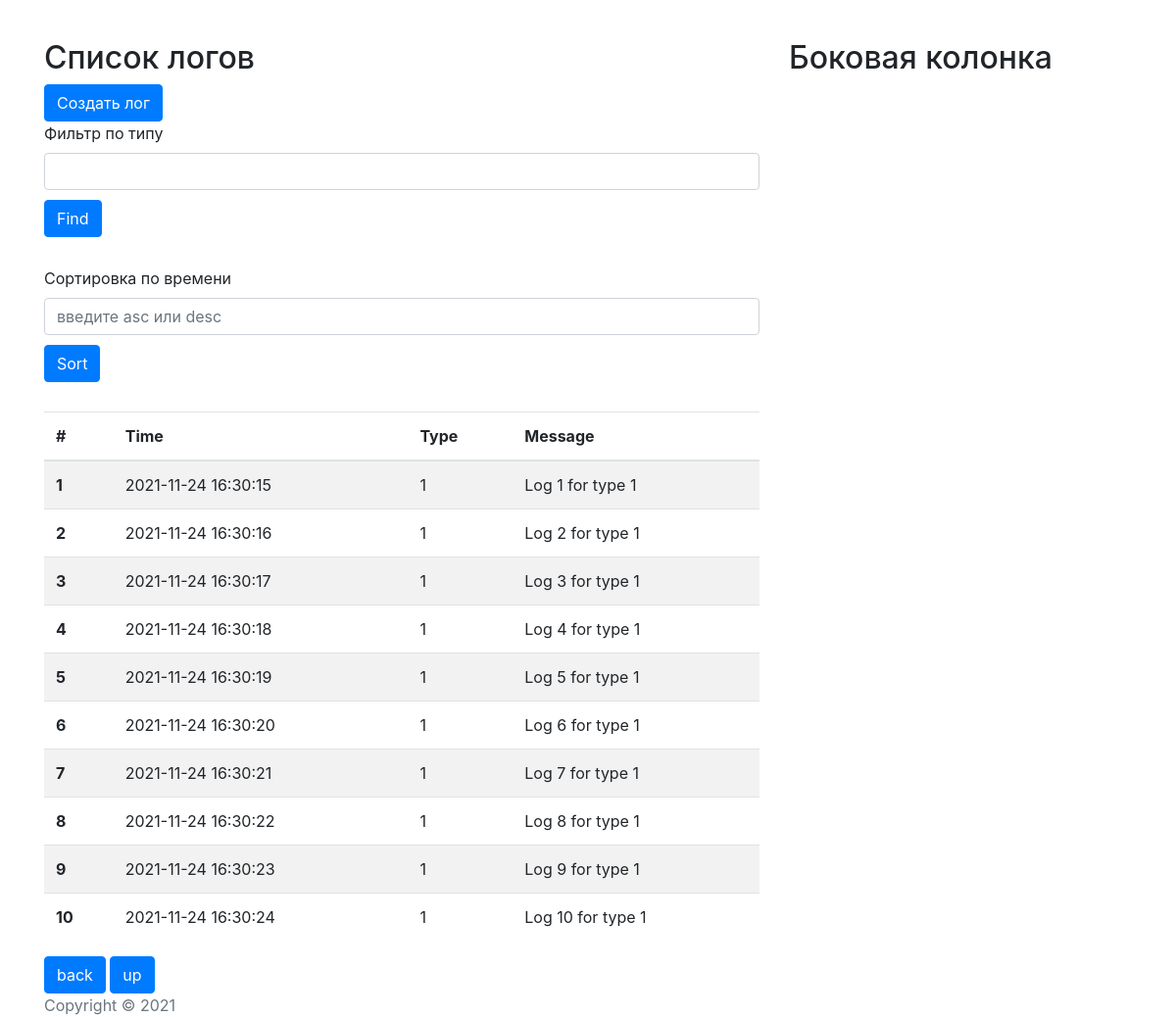
The page / on the database its author committed.
### tables this page shows
CREATE TABLE `logs` (
    `id` int(10) unsigned NOT NULL AUTO_INCREMENT,
    `ts` timestamp NOT NULL,
    `type` int(11) NOT NULL,
    `message` text NOT NULL,
    PRIMARY KEY (`id`)
);

### src/Controller/IndexAction.php (called while the page is built, shortened)
<?php
class IndexAction
{
    private int $perPage;
    public function __construct(int $perPage)
    {
        $this->perPage = $perPage;
    }
    public function __invoke(RequestInterface $request): HtmlResponse
    {
        $type = $request->getQueryParams()['type'] ?? '';
        $sort = $request->getQueryParams()['ts'] ?? '';
        $page = $request->getQueryParams()['page'] ?? 1;
        $offset = ($page - 1) * $this->perPage;
        $logs = Log::find($offset, $this->perPage, ['type' => $type, 'ts' => $sort]);
        return new HtmlResponse(View::render('home', [
            'title' => 'Home page',
            'logs' => $logs,
            'page' => $page,
            'type' => $type
        ]));
    }
}

### public/index.php (called while the page is built, shortened)
<?php
$request = RequestFactory::fromGlobals();
$routeCollection = require_once 'config/routes.php';
$router = new Router($routeCollection);
$container = new Container(require_once 'config/services.php');
$container->set('params', require_once 'config/params.php');
try {
    $result = $router->match($request);
    $resolver = $container->get(Resolver::class);
    $action = $resolver->resolve($result->getHandler());
    $response = $action($request);
} catch(\Exception $e) {
    $response = (new JsonResponse(['error' => $e->getMessage()], 404))
        ->withHeader('ERROR', 'some_error');
}

### src/Module/Log/Entity/Log.php (called while the page is built, shortened)
<?php
class Log extends Model
{
    private $id;
    private $ts;
    private $type;
    private $message;
    protected static function table(): string
    {
        return 'logs';
    }
    protected static function hydrator(): object
    {
        return new self::$hydrator;
    }
    public function getId(): int
    {
        return $this->id;
    }
    public function setId(int $id): self
    {
        $this->id = $id;
        return $this;
    }
    public function setTs(\DateTime $ts): self
    {
        $this->ts = $ts;
        return $this;
    }
    public function getType(): int
    {
        return $this->type;
    }
    public function setType(int $type): self
    {
        $this->type = $type;
        return $this;
    }
    public function getMessage(): string
    {
        return $this->message;
    }
    public function setMessage(string $message): self
    {
        $this->message = $message;
        return $this;
    }
    public function getDate(): string
    {
        return $this->ts->format('Y-m-d H:i:s');
    }
}

### core/Base/Model.php (called while the page is built, shortened)
<?php
abstract class Model
{
    public static function find($offset, $perPage, array $params = []): array
    {
        $dbh = DataBase::getInstance();
        if ($params['type']) {
            $stmt = $dbh->prepare("SELECT * FROM " . static::table() . " WHERE type = ${params['type']} LIMIT ${offset}, ${perPage}");
        } else if ($params['ts']) {
            $sortBy = strtoupper($params['ts']);
            $stmt = $dbh->prepare("SELECT * FROM " . static::table() . " ORDER BY ts ${sortBy} LIMIT ${offset}, ${perPage}");
        } else {
            $stmt = $dbh->prepare("SELECT * FROM " . static::table() . " LIMIT ${offset}, ${perPage}");
        }
        $stmt->execute();
        $hydtator = static::hydrator();
        $models = [];
        foreach ($stmt->fetchAll(\PDO::FETCH_ASSOC) as $data) {
            $models[] = $hydtator->hydrate($data);
        }
        return $models;
    }
}

### src/Module/Log/Hydrator/Hydrator.php (called while the page is built, shortened)
<?php
class Hydrator
{
    public function hydrate(array $data): object
    {
        return (new Log())
            ->setId((int) $data['id'])
            ->setTs(new \DateTime($data['ts']))
            ->setType((int) $data['type'])
            ->setMessage($data['message'])
        ;
    }
}

### core/Http/Request/Request.php (called while the page is built, shortened)
<?php
class Request implements RequestInterface
{
    private array $queryParams;
    public function __construct(array $queryParams = [], $parsedBody = null, $server = [])
    {
        $this->queryParams = $queryParams;
    }
    public function getQueryParams(): array
    {
        return $this->queryParams;
    }
}

### core/Http/Response/Response.php (called while the page is built, shortened)
<?php
abstract class Response implements ResponseInterface
{
    protected $body;
    public function __construct($body, $status = 200)
    {
        $this->body = $body;
    }
    public function getBody()
    {
        return $this->body;
    }
}

### resources/views/home.phtml (the view, shortened to what this page needs)
<h2 style="display: inline-block; margin-right: 390px;">Список логов</h2>
<a href="<?php echo '/create'  ?>" class="btn btn-primary">Создать лог</a>
<form>
    <label for="type">Фильтр по типу</label>
    <input class="form-control" type="text" name="type" id="type">
    <input class="btn btn-primary" style="margin: 10px 0 30px 0;" type="submit" value="Find">
</form>
<form>
    <label for="type">Сортировка по времени</label>
    <input class="form-control" type="text" name="ts" id="ts" placeholder="введите asc или desc">
    <input class="btn btn-primary" style="margin: 10px 0 30px 0;" type="submit" value="Sort">
</form>
<?php if (count($logs) > 0): ?>
    <table class="table table-striped">
        <thead>
        <tr>
            <th scope="col">#</th>
            <th scope="col">Time</th>
            <th scope="col">Type</th>
            <th scope="col">Message</th>
        </tr>
        </thead>
        <tbody>
        <?php foreach ($logs as $log): ?>
            <tr>
                <th scope="row"><?= $log->getId() ?></th>
                <td><?= $log->getDate() ?></td>
                <td><?= $log->getType() ?></td>
                <td><?= $log->getMessage() ?></td>
            </tr>
        <?php endforeach; ?>
        </tbody>
    </table>
<?php else: ?>
    <h3>Логи закончились!</h3>
<?php endif ?>
<a href="<?php echo sprintf('/?page=%s&type=%s', $page >= 2 ? $page - 1 : 1, $type) ?>" class="btn btn-primary">back</a>
<a href="<?php echo sprintf('/?page=%s&type=%s', $page + 1, $type) ?>" class="btn btn-primary">up</a>

### resources/views/layout.phtml (shortened to what this page needs)
<!doctype html>
<html lang="ru">
<head>
    <link rel="stylesheet" href="https://maxcdn.bootstrapcdn.com/bootstrap/4.1.3/css/bootstrap.min.css">
</head>
<body>
<div class="container" style="margin-top: 40px;">
    <div class="row">
        <div class="col-md-8">
            <?= View::yield('content') ?>
        </div>
        <div class="col-md-4">
            <h2>Боковая колонка</h2>
        </div>
    </div>
</div>
<div class="container">
    <div class="row">
        <div class="col-md-12">
            <span class="text-muted">Copyright &copy; 2021</span>
        </div>
    </div>
</div>
</body>
</html>

### core/View/View.php (shortened to what this page needs)
<?php
final class View
{
    private static $sections = [];
    private static $layout = null;
    public static function extends($path)
    {
        $path = 'resources/views/' . $path . '.phtml';
        self::$layout = $path;
    }
    public static function section(string $key, string $value)
    {
        self::$sections[$key] = $value;
    }
    public static function yield(string $key)
    {
        echo self::$sections[$key] ?? '';
    }
    public static function render(string $path, array $data = [])
    {
        $path = 'resources/views/' . $path . '.phtml';
        extract($data);
        require_once $path;
        $output = ob_get_clean();
        if (self::$layout !== null) {
            require_once self::$layout;
            $output = ob_get_clean();
        }
        return $output;
    }
    public static function startSection(string $name)
    {
        self::$sections[$name] = null;
    }
    public static function endSection(string $name)
    {
        self::$sections[$name] = ob_get_clean();
    }
}

### core/Http/Response/ResponseEmitter.php (shortened to what this page needs)
<?php
class ResponseEmitter
{
    public function emit(ResponseInterface $response): void
    {
        echo $response->getBody();
    }
}

### rows shown on the page
logs: id "1", Date "2021-11-24 16:30:15", type "1", message "Log 1 for type 1"
logs: id "2", Date "2021-11-24 16:30:16", type "1", message "Log 2 for type 1"
logs: id "3", Date "2021-11-24 16:30:17", type "1", message "Log 3 for type 1"
logs: id "4", Date "2021-11-24 16:30:18", type "1", message "Log 4 for type 1"
logs: id "5", Date "2021-11-24 16:30:19", type "1", message "Log 5 for type 1"
logs: id "6", Date "2021-11-24 16:30:20", type "1", message "Log 6 for type 1"
logs: id "7", Date "2021-11-24 16:30:21", type "1", message "Log 7 for type 1"
logs: id "8", Date "2021-11-24 16:30:22", type "1", message "Log 8 for type 1"
logs: id "9", Date "2021-11-24 16:30:23", type "1", message "Log 9 for type 1"
logs: id "10", Date "2021-11-24 16:30:24", type "1", message "Log 10 for type 1"
